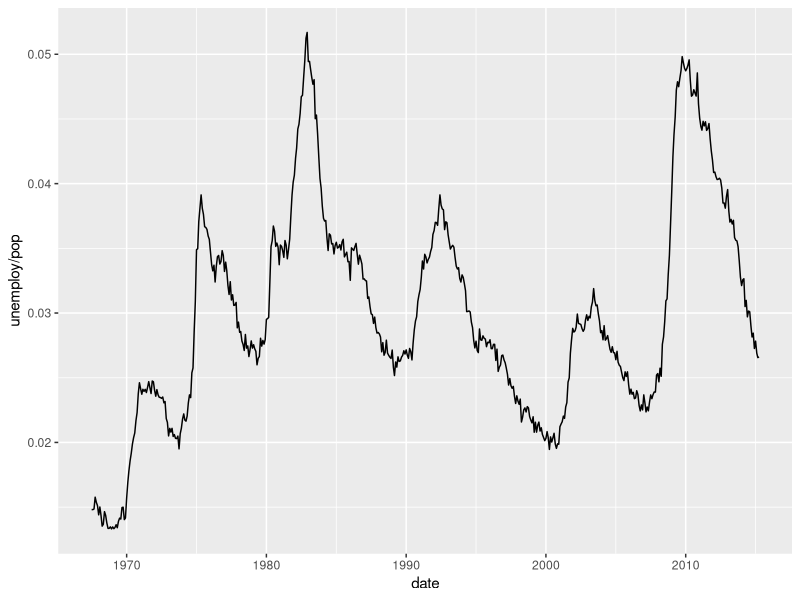
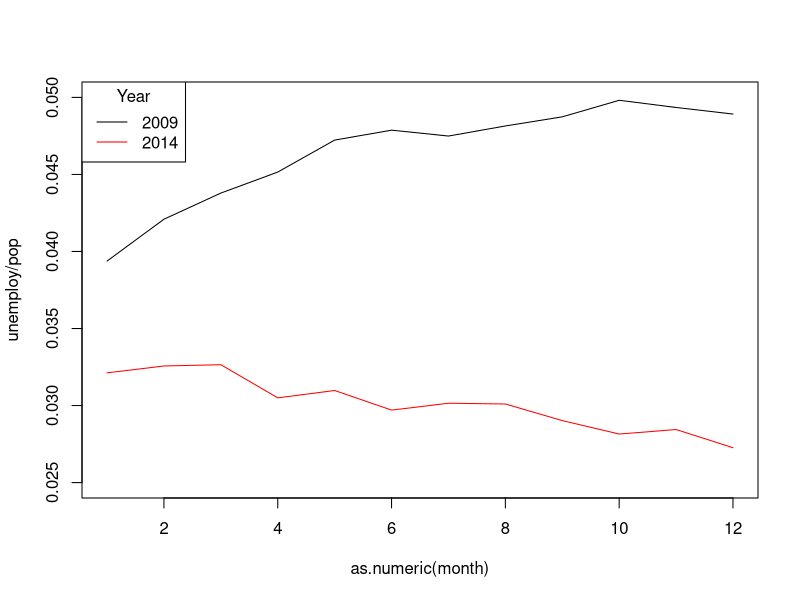
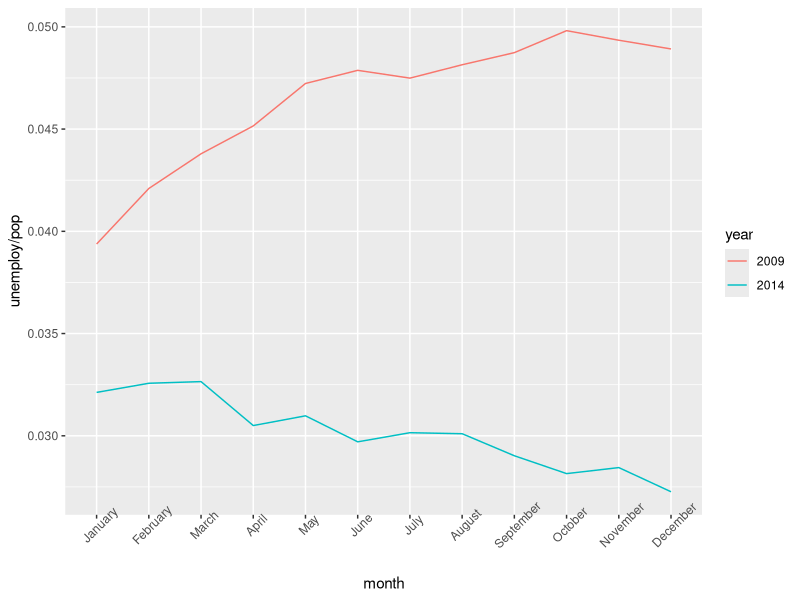

The R source for these figures, in order:
#Using GGPlot to look over economics data

library(ggplot2) 
data("economics") 
str(economics)
ggplot(data = economics, aes(x = date, y = unemploy/pop)) + geom_line()
economics$month <-months(economics$date) 
economics$year <- format(economics$date, format="%Y") 

cat("Data type of economics$month:", class(economics$month), "\n")
economics$month <- factor(economics$month, levels = month.name)

data2009 <- subset(economics, year == 2009)
data2014 <- subset(economics, year == 2014)

plot(unemploy/pop ~ as.numeric(month), data = data2009, ylim = c(0.025, 0.05), type = "l") 
lines(unemploy/pop ~ as.numeric(month), data = data2014, col = "red")
legend("topleft", c("2009", "2014"), title="Year", col=c("black", "red"), lty = c(1,1))


data2009_2014 <- subset(economics, year %in% c(2014, 2009))
# No need to specify a legend, it is produced automatically 
ggplot(data = data2009_2014, aes(x = month, y = unemploy/pop)) + geom_line(aes(group = year, color = year)) + theme(axis.text.x = element_text(angle = 45))